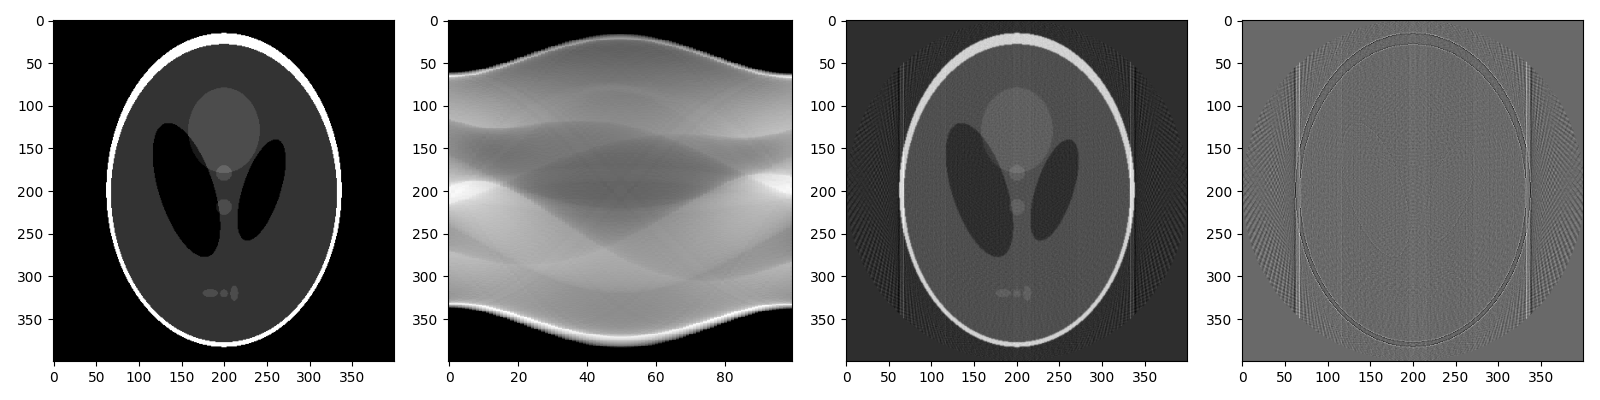

Recreate this plot in Python.
import numpy as np
import matplotlib.pyplot as plt
from skimage.data import shepp_logan_phantom
from skimage.transform import radon, iradon

# Define figure
fig, ax = plt.subplots(1,4, figsize=(16,4))

# Ex 1
shep = shepp_logan_phantom()

theta = np.linspace(0,180,100)
sgram = radon(shep, theta=theta)

# Ex 2
i_sgram = iradon(sgram, theta=theta)
diff = i_sgram - shep

# Plotting
ax[0].imshow(shep, cmap='binary_r')
ax[1].imshow(sgram, cmap='binary_r', aspect='auto', interpolation='nearest')
ax[2].imshow(i_sgram, cmap='binary_r')
ax[3].imshow(diff, cmap='binary_r')

# Saving fig
plt.tight_layout()
plt.savefig('Lab07/lab07.png')